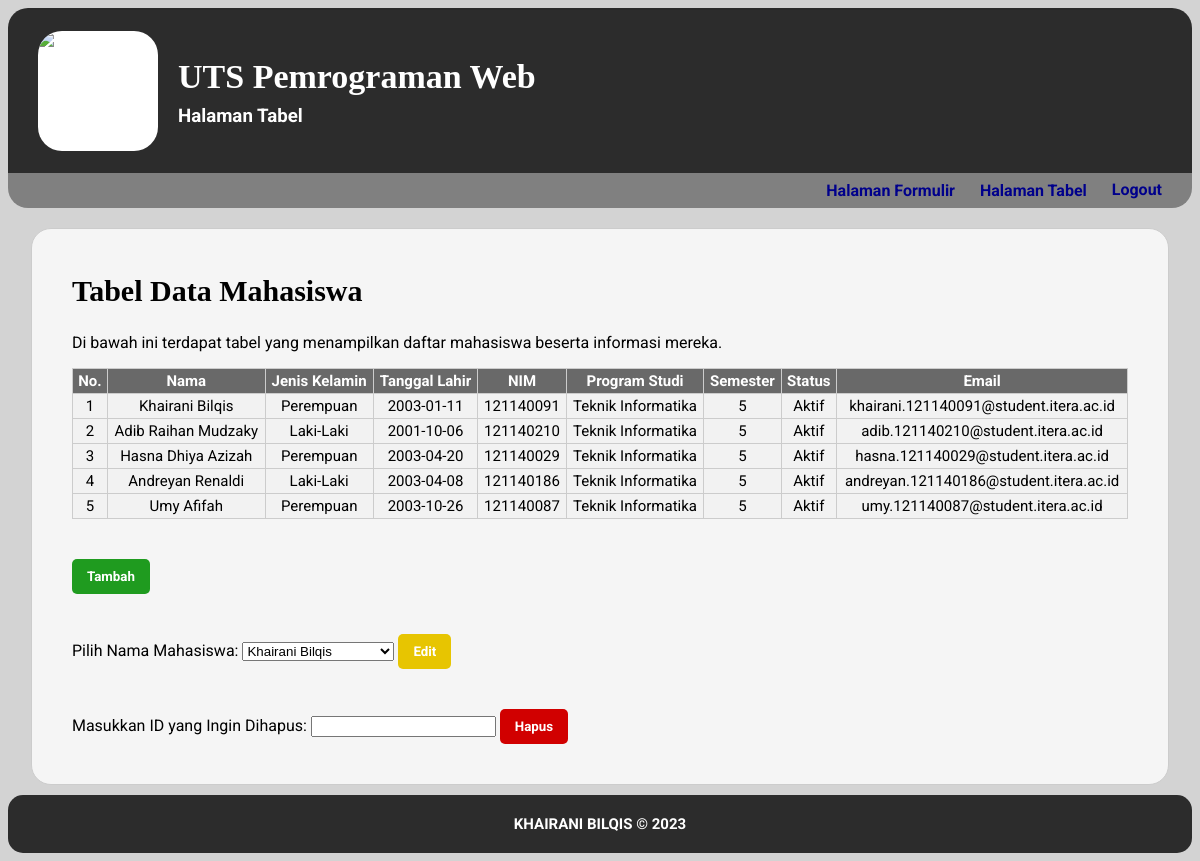
Screenshot of /index.php (signed in) with the database file from the repository.
### tables this page shows
CREATE TABLE `mahasiswa` (
  `id` int(11) NOT NULL,
  `nama` varchar(200) NOT NULL, 
  `jenkel` varchar(12) NOT NULL,
  `tgl_lahir` date NOT NULL,
  `nim` int(9) NOT NULL,
  `prodi` varchar(100) NOT NULL,
  `semester` int(2) NOT NULL,
  `statusk` varchar(20) NOT NULL,
  `email` varchar(100) NOT NULL
);

### functions.php (called while the page is built, shortened)
<?php
$conn = mysqli_connect("localhost", "root", "", "data_web");
if (!function_exists('query')) {
    function query($query) {
        global $conn;
    $result = mysqli_query($conn, $query);
    $rows = [];
    while ($row = mysqli_fetch_assoc($result)) {
        $rows[] = $row;
    }
    return $rows;
    }
}
?>

### index.php (the view, shortened to what this page needs)
<?php
require 'functions.php';
?>
<!DOCTYPE html>
<html lang="en">
<head>
</head>
<body>
    <div class="box">
        <header class="header">
            <img
                src="https://upload.wikimedia.org/wikipedia/commons/e/ef/Logo_ITERA.png"
                alt="Logo ITERA"
                class="headlogo"
            >
            <div class="sideprofil">
                <h1>UTS Pemrograman Web</h1>
                <h3>Halaman Tabel</h3>
            </div>
        </header>
        <nav class="navbar">
            <li class="menu"><a href="tambah.php">Halaman Formulir</a></li>
            <li class="menu"><a href="index.php">Halaman Tabel</a></li>
            <li class="menu">
                <form action="?logout" method="post">
                    <button type="submit">Logout</button>
                </form>
            </li>
        </nav>
        <div class="body-content">
            <div class="content">
                <main class="main-content">
                    <h2>Tabel Data Mahasiswa</h2>
                    <p>Di bawah ini terdapat tabel yang menampilkan daftar mahasiswa beserta informasi mereka.</p>
                    <div class="table-container">
                        <?php
                            include("functions.php");
                            $sql = "SELECT * FROM mahasiswa";
                            $result = $conn->query($sql);
                            if ($result->num_rows > 0) {
                                echo
                                "<table border='1'>
                                    <thead>
                                        <tr>
                                            <th>No.</th>
                                            <th>Nama</th>
                                            <th>Jenis Kelamin</th>
                                            <th>Tanggal Lahir</th>
                                            <th>NIM</th>
                                            <th>Program Studi</th>
                                            <th>Semester</th>
                                            <th>Status</th>
                                            <th>Email</th>
                                        </tr>
                                    </thead>
                                    <tbody>
                                    </tbody>";
                                while ($row = $result->fetch_assoc()) {
                                        echo
                                        "<tr>
                                            <td>" . $row["id"] . "</td>
                                            <td>" . $row["nama"] . "</td>
                                            <td>" . $row["jenkel"] . "</td>
                                            <td>" . $row["tgl_lahir"] . "</td>
                                            <td>" . $row["nim"] . "</td>
                                            <td>" . $row["prodi"] . "</td>
                                            <td>" . $row["semester"] . "</td>
                                            <td>" . $row["statusk"] . "</td>
                                            <td>" . $row["email"] . "</td>
                                        </tr>";
                                }
                                echo "</table>";
                            } else {
                                echo "Tidak ada data dalam tabel.";
                            }
                        ?>
                    </div>
                    <button class="tambah_button" onclick="window.location.href='tambah.php'">
                        Tambah
                    </button>
                    <form action="edit.php" method="POST">
                        <label for="selectedId">Pilih Nama Mahasiswa:</label>
                        <select name="selectedId" id="selectedId">
                            <?php
                            $mahasiswaList = query("SELECT id, nama FROM mahasiswa");
                            foreach ($mahasiswaList as $mahasiswa) {
                                echo "<option value='" . $mahasiswa['id'] . "'>" . $mahasiswa['nama'] . "</option>";
                            }
                            ?>
                        </select>
                        <button type="submit" class="edit_button">Edit</button>
                    </form>
                    <form action="hapus.php" method="get">
                        <label for="hapus_id">Masukkan ID yang Ingin Dihapus:</label>
                        <input type="text" name="id" id="hapus_id" required>
                        <button type="submit" class="hapus_button">Hapus</button>
                    </form>
                </main>
            </div>
        </div>
        <footer class="footer">
            <p><strong>KHAIRANI BILQIS &copy; 2023</strong></p>
        </footer>
    </div>
</body>
</html>

### index.php (style rules this page uses)
body { font-family: 'Roboto', sans-serif; background-color: lightgray; }
.box { display: flex; flex-direction: column; min-height: 100vh; }
h2 { font-size: 30px; font-family: Garamond; }
.header { background-color: rgb(44, 44, 44); color: white; height: 165px; border-radius:20px 20px 0px 0px; display: flex; justify-content: start; align-items: center; }
.headlogo { width: 120px; height: 120px; margin-left: 30px; border-radius: 20%; transition: 0.20s ease-in-out; background-color: white; object-fit: cover; }
.sideprofil { margin-left: 20px; color: white; }
.sideprofil h1 { margin-bottom: -10px; font-family: Garamond; font-size: 34px; }
.navbar { display: flex; flex-direction: row; justify-content: end; align-items: center; background-color: gray; border-radius:0px 0px 20px 20px; }
.menu { list-style: none; padding: 7px 20px 7px 5px; }
.menu button { padding: 0px; margin-bottom: 2px; margin-right: 10px; background: none; border: none; text-decoration: none; font-weight: bold; color: darkblue; font-size: 16px; font-family: 'Roboto', sans-serif; }
.menu a { text-decoration: none; font-weight: bold; color: darkblue; }
.body-content { position: relative; display: flex; flex: 1; justify-content: center; }
.content { margin: 20px 10px 10px; padding: 20px; border-radius: 20px; border: 1px solid #ccc; background-color: whitesmoke; }
.main-content { padding: 0px 20px; }
table { width: 100%; margin-bottom: 20px; margin-right: 20px; border-collapse: collapse; font-size: 15px; }
th { background-color: dimgrey; color: white; text-align: center; }
th,td { border: 1px solid #ccc; padding: 3px 5px; }
tr { text-align: center; transition: 0.2s; cursor: pointer; }
tr:nth-child(odd) { background-color: #f2f2f2; }
tr:nth-child(even) { background-color: #f2f2f2; }
.tambah_button { margin-top: 20px; margin-bottom: 20px; padding: 10px 15px; border-radius: 5px; border: none; background-color: rgb(31, 155, 31); color: white; font-family: "Roboto", sans-serif; font-weight: bold; transition: 0.15s ease-in-out; cursor: pointer; }
.edit_button { margin-top: 20px; margin-bottom: 20px; padding: 10px 15px; border-radius: 5px; border: none; background-color: rgb(231, 197, 1); color: white; font-family: "Roboto", sans-serif; font-weight: bold; transition: 0.15s ease-in-out; cursor: pointer; }
.hapus_button { margin-top: 20px; margin-bottom: 20px; padding: 10px 15px; border-radius: 5px; border: none; background-color: rgb(209, 0, 0); color: white; font-family: "Roboto", sans-serif; font-weight: bold; transition: 0.15s ease-in-out; cursor: pointer; }
footer { padding: 5px; margin-top: auto; border-radius: 15px; background-color: rgb(44, 44, 44); text-align: center; color: white; font-size: 15px; }

### rows the page displays
mahasiswa: id "1", nama "Khairani Bilqis", jenkel "Perempuan", tgl_lahir "2003-01-11", nim "121140091", prodi "Teknik Informatika", semester "5", statusk "Aktif", email "khairani.121140091@student.itera.ac.id"
mahasiswa: id "2", nama "Adib Raihan Mudzaky", jenkel "Laki-Laki", tgl_lahir "2001-10-06", nim "121140210", prodi "Teknik Informatika", semester "5", statusk "Aktif", email "adib.121140210@student.itera.ac.id"
mahasiswa: id "3", nama "Hasna Dhiya Azizah", jenkel "Perempuan", tgl_lahir "2003-04-20", nim "121140029", prodi "Teknik Informatika", semester "5", statusk "Aktif", email "hasna.121140029@student.itera.ac.id"
mahasiswa: id "4", nama "Andreyan Renaldi", jenkel "Laki-Laki", tgl_lahir "2003-04-08", nim "121140186", prodi "Teknik Informatika", semester "5", statusk "Aktif", email "andreyan.121140186@student.itera.ac.id"
mahasiswa: id "5", nama "Umy Afifah", jenkel "Perempuan", tgl_lahir "2003-10-26", nim "121140087", prodi "Teknik Informatika", semester "5", statusk "Aktif", email "umy.121140087@student.itera.ac.id"

### other values shown
form field selectedId "Khairani Bilqis"
